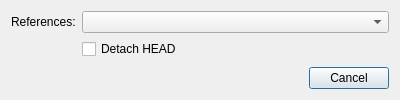
<?xml version="1.0" encoding="UTF-8"?>
<ui version="4.0">
 <class>CheckoutDialog</class>
 <widget class="QDialog" name="CheckoutDialog">
  <property name="windowTitle">
   <string>Checkout</string>
  </property>
  <property name="minimumSize">
   <size>
    <width>400</width>
    <height>0</height>
   </size>
  </property>
  <layout class="QVBoxLayout" name="verticalLayout">
   <item>
    <layout class="QFormLayout" name="formLayout">
     <property name="fieldGrowthPolicy">
      <enum>QFormLayout::AllNonFixedFieldsGrow</enum>
     </property>
     <item row="0" column="0">
      <widget class="QLabel" name="label">
       <property name="text">
        <string>References:</string>
       </property>
      </widget>
     </item>
     <item row="0" column="1">
      <widget class="ReferenceList" name="mRefs"/>
     </item>
     <item row="1" column="1">
      <widget class="QCheckBox" name="mDetachBox">
       <property name="text">
        <string>Detach HEAD</string>
       </property>
      </widget>
     </item>
    </layout>
   </item>
   <item>
    <widget class="QDialogButtonBox" name="mButtons">
     <property name="orientation">
      <enum>Qt::Horizontal</enum>
     </property>
     <property name="standardButtons">
      <set>QDialogButtonBox::Cancel</set>
     </property>
    </widget>
   </item>
  </layout>
 </widget>
 <customwidgets>
  <customwidget>
   <class>ReferenceList</class>
   <extends>QComboBox</extends>
   <header>ui/references/ReferenceList.h</header>
  </customwidget>
 </customwidgets>
 <resources/>
 <connections/>
</ui>
